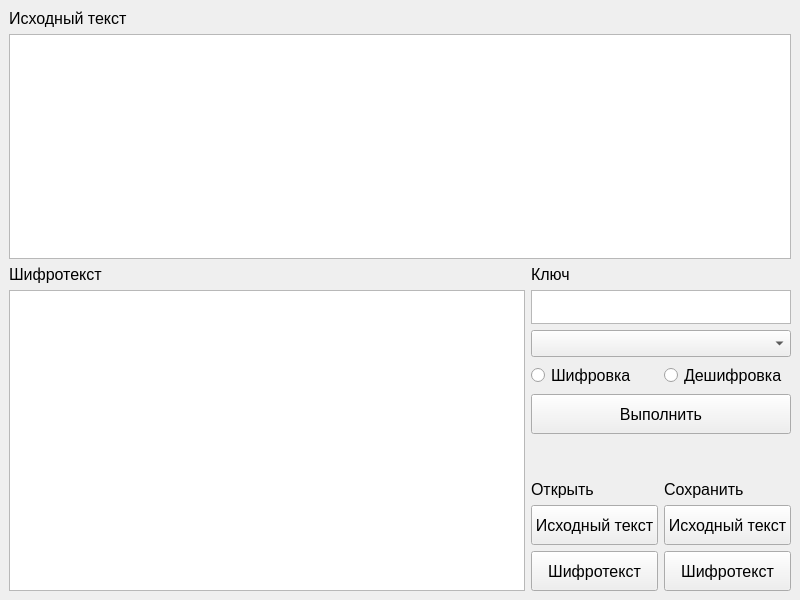
<?xml version="1.0" encoding="UTF-8"?>
<ui version="4.0">
 <class>MainWindow</class>
 <widget class="QMainWindow" name="MainWindow">
  <property name="geometry">
   <rect>
    <x>0</x>
    <y>0</y>
    <width>800</width>
    <height>600</height>
   </rect>
  </property>
  <property name="windowTitle">
   <string>Encryptor</string>
  </property>
  <property name="windowIcon">
   <iconset resource="resources.qrc">
    <normaloff>:/img/img/Encryption.ico</normaloff>:/img/img/Encryption.ico</iconset>
  </property>
  <widget class="QWidget" name="centralwidget">
   <layout class="QGridLayout" name="gridLayout">
    <item row="0" column="0" colspan="2">
     <layout class="QVBoxLayout" name="verticalLayout">
      <item>
       <widget class="QLabel" name="lblPlaintext">
        <property name="font">
         <font>
          <pointsize>12</pointsize>
         </font>
        </property>
        <property name="text">
         <string>Исходный текст</string>
        </property>
       </widget>
      </item>
      <item>
       <widget class="QTextEdit" name="teInput">
        <property name="font">
         <font>
          <pointsize>13</pointsize>
         </font>
        </property>
       </widget>
      </item>
     </layout>
    </item>
    <item row="1" column="0">
     <layout class="QVBoxLayout" name="verticalLayout_2">
      <property name="sizeConstraint">
       <enum>QLayout::SetDefaultConstraint</enum>
      </property>
      <item>
       <widget class="QLabel" name="lblCiphertext">
        <property name="font">
         <font>
          <pointsize>12</pointsize>
         </font>
        </property>
        <property name="text">
         <string>Шифротекст</string>
        </property>
       </widget>
      </item>
      <item>
       <widget class="QTextEdit" name="teOutput">
        <property name="sizePolicy">
         <sizepolicy hsizetype="Expanding" vsizetype="Expanding">
          <horstretch>0</horstretch>
          <verstretch>0</verstretch>
         </sizepolicy>
        </property>
        <property name="font">
         <font>
          <pointsize>13</pointsize>
         </font>
        </property>
       </widget>
      </item>
     </layout>
    </item>
    <item row="1" column="1">
     <layout class="QVBoxLayout" name="verticalLayout_3">
      <property name="sizeConstraint">
       <enum>QLayout::SetFixedSize</enum>
      </property>
      <item>
       <widget class="QLabel" name="lblKey">
        <property name="sizePolicy">
         <sizepolicy hsizetype="Preferred" vsizetype="Fixed">
          <horstretch>0</horstretch>
          <verstretch>0</verstretch>
         </sizepolicy>
        </property>
        <property name="maximumSize">
         <size>
          <width>16777215</width>
          <height>30</height>
         </size>
        </property>
        <property name="font">
         <font>
          <pointsize>12</pointsize>
         </font>
        </property>
        <property name="text">
         <string>Ключ</string>
        </property>
       </widget>
      </item>
      <item>
       <widget class="QTextEdit" name="teKey">
        <property name="sizePolicy">
         <sizepolicy hsizetype="Minimum" vsizetype="Fixed">
          <horstretch>0</horstretch>
          <verstretch>0</verstretch>
         </sizepolicy>
        </property>
        <property name="minimumSize">
         <size>
          <width>0</width>
          <height>34</height>
         </size>
        </property>
        <property name="maximumSize">
         <size>
          <width>16777215</width>
          <height>34</height>
         </size>
        </property>
        <property name="font">
         <font>
          <pointsize>13</pointsize>
         </font>
        </property>
       </widget>
      </item>
      <item>
       <widget class="QComboBox" name="cbAlgorithm">
        <property name="font">
         <font>
          <pointsize>12</pointsize>
         </font>
        </property>
       </widget>
      </item>
      <item>
       <layout class="QHBoxLayout" name="horizontalLayout">
        <item>
         <widget class="QRadioButton" name="rbEncryption">
          <property name="font">
           <font>
            <pointsize>12</pointsize>
           </font>
          </property>
          <property name="text">
           <string>Шифровка</string>
          </property>
         </widget>
        </item>
        <item>
         <widget class="QRadioButton" name="rbDecryption">
          <property name="font">
           <font>
            <pointsize>12</pointsize>
           </font>
          </property>
          <property name="text">
           <string>Дешифровка</string>
          </property>
         </widget>
        </item>
       </layout>
      </item>
      <item>
       <widget class="QPushButton" name="pbExecute">
        <property name="minimumSize">
         <size>
          <width>0</width>
          <height>40</height>
         </size>
        </property>
        <property name="font">
         <font>
          <pointsize>12</pointsize>
         </font>
        </property>
        <property name="text">
         <string>Выполнить</string>
        </property>
       </widget>
      </item>
      <item>
       <spacer name="verticalSpacer">
        <property name="orientation">
         <enum>Qt::Vertical</enum>
        </property>
        <property name="sizeHint" stdset="0">
         <size>
          <width>20</width>
          <height>40</height>
         </size>
        </property>
       </spacer>
      </item>
      <item>
       <layout class="QGridLayout" name="gridLayout_2">
        <property name="sizeConstraint">
         <enum>QLayout::SetDefaultConstraint</enum>
        </property>
        <item row="1" column="0">
         <widget class="QPushButton" name="pbChooseFile">
          <property name="minimumSize">
           <size>
            <width>0</width>
            <height>40</height>
           </size>
          </property>
          <property name="font">
           <font>
            <pointsize>12</pointsize>
           </font>
          </property>
          <property name="text">
           <string>Исходный текст</string>
          </property>
         </widget>
        </item>
        <item row="0" column="1">
         <widget class="QLabel" name="label_2">
          <property name="sizePolicy">
           <sizepolicy hsizetype="Preferred" vsizetype="Fixed">
            <horstretch>0</horstretch>
            <verstretch>0</verstretch>
           </sizepolicy>
          </property>
          <property name="font">
           <font>
            <pointsize>12</pointsize>
           </font>
          </property>
          <property name="text">
           <string>Сохранить</string>
          </property>
         </widget>
        </item>
        <item row="0" column="0">
         <widget class="QLabel" name="label">
          <property name="sizePolicy">
           <sizepolicy hsizetype="Preferred" vsizetype="Fixed">
            <horstretch>0</horstretch>
            <verstretch>0</verstretch>
           </sizepolicy>
          </property>
          <property name="font">
           <font>
            <pointsize>12</pointsize>
           </font>
          </property>
          <property name="text">
           <string>Открыть</string>
          </property>
         </widget>
        </item>
        <item row="2" column="0">
         <widget class="QPushButton" name="pushButton">
          <property name="sizePolicy">
           <sizepolicy hsizetype="Minimum" vsizetype="Fixed">
            <horstretch>0</horstretch>
            <verstretch>0</verstretch>
           </sizepolicy>
          </property>
          <property name="minimumSize">
           <size>
            <width>0</width>
            <height>40</height>
           </size>
          </property>
          <property name="font">
           <font>
            <pointsize>12</pointsize>
           </font>
          </property>
          <property name="text">
           <string>Шифротекст</string>
          </property>
         </widget>
        </item>
        <item row="1" column="1">
         <widget class="QPushButton" name="pbSave">
          <property name="minimumSize">
           <size>
            <width>0</width>
            <height>40</height>
           </size>
          </property>
          <property name="font">
           <font>
            <pointsize>12</pointsize>
           </font>
          </property>
          <property name="text">
           <string>Исходный текст</string>
          </property>
         </widget>
        </item>
        <item row="2" column="1">
         <widget class="QPushButton" name="pushButton_2">
          <property name="sizePolicy">
           <sizepolicy hsizetype="Minimum" vsizetype="Fixed">
            <horstretch>0</horstretch>
            <verstretch>0</verstretch>
           </sizepolicy>
          </property>
          <property name="minimumSize">
           <size>
            <width>0</width>
            <height>40</height>
           </size>
          </property>
          <property name="font">
           <font>
            <pointsize>12</pointsize>
           </font>
          </property>
          <property name="text">
           <string>Шифротекст</string>
          </property>
         </widget>
        </item>
       </layout>
      </item>
     </layout>
    </item>
   </layout>
  </widget>
 </widget>
 <resources>
  <include location="resources.qrc"/>
 </resources>
 <connections/>
</ui>
